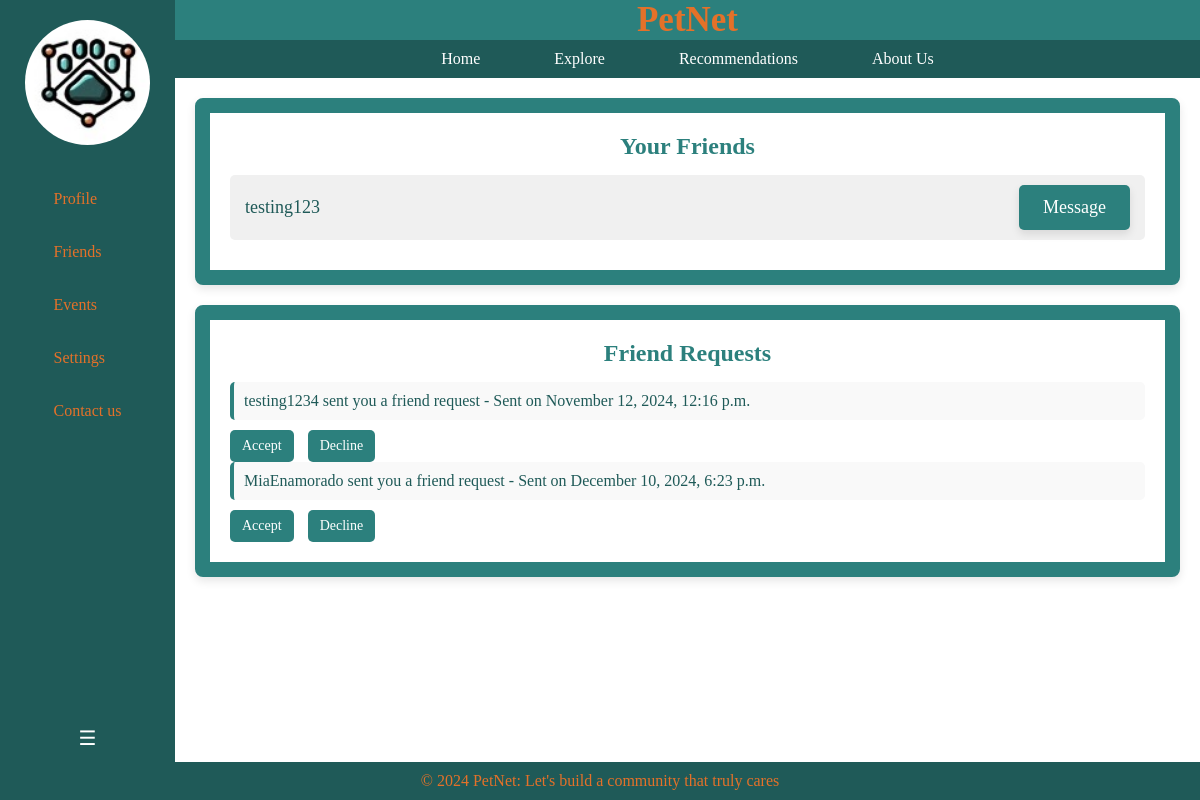
Screenshot of /friends/ (signed in) with the database file from the repository.
### blog/models.py (models this page shows, shortened)
class FriendRequest(models.Model):
    sender = models.ForeignKey(User, related_name='sent_requests', on_delete=models.CASCADE)
    receiver = models.ForeignKey(User, related_name='received_requests', on_delete=models.CASCADE)
    is_active = models.BooleanField(default=True)
    timestamp = models.DateTimeField(auto_now_add=True)

### blog/views.py (the view)
# urls.py: path('friends/', views.friends_and_requests, name='friends'),
@login_required
def friends_and_requests(request):
    try:
        friend_list = FriendList.objects.get(user=request.user).friends.all()
    except FriendList.DoesNotExist:
        friend_list = []
    friend_requests = FriendRequest.objects.filter(receiver=request.user, is_active=True)
    return render(request, 'blog/friends.html', {
        'friends': friend_list,
        'friend_requests': friend_requests
    })

### blog/templates/blog/friends.html (shortened to what this page needs)
<!DOCTYPE html>
<html lang="en">
<head>
    {% load static %}
    <link rel="stylesheet" type="text/css" href="{% static 'css/friends.css' %}">
</head>
<body>
    <header>
        PetNet
    </header>
    <nav>
        <div>
        <button class="no-frame"><a href="{% url 'home' %}">Home</a></button>
        <button class="no-frame"><a href="{% url 'search_friends' %}">Explore</a></button>
        <button class="no-frame"><a href="{% url 'recommendation' %}">Recommendations</a></button>
        <button class="no-frame"><a href="{% url 'about' %}">About Us</a></button>
        </div>
    </nav>
    <div class="sidebar">
        <a href="{% url 'home' %}">
             <img src="{% static 'images/BannerLogo_2.jpg' %}" alt="PetNet Logo" class="sidebar-logo">
        </a>
        <ul>
            <li><button class="no-frame"><a href="{% url 'profile' %}">Profile</a></button></li>
            <li><button class="no-frame"><a href="{% url 'friends' %}">Friends</a></button></li>
            <li><button class="no-frame"><a href="{% url 'events' %}">Events</a></button></li>
            <li><button class="no-frame"><a href="{% url 'settings' %}">Settings</a></button></li>
            <li><button class="no-frame"><a href="{% url 'contact' %}">Contact us</a></button></li>
        </ul>
        <button id="toggle-sidebar" onclick="toggleSidebar()">☰</button>
    </div>
     <main class="content">
    <section class="friends-container">
        <h1>Your Friends</h1>
        <ul class="friends-list">
            {% for friend in friends %}
                <li>
                    {{ friend.username }}
                     <div class="message-button-container">
                          <button class="message-button" onclick="window.location.href='{% url 'messages_view' friend.id %}'">Message</button>
                     </div>
                </li>
            {% empty %}
                <p>No friends yet.</p>
            {% endfor %}
        </ul>
    </section>
    <section class="requests-container">
        <h1>Friend Requests</h1>
        <div class="friend-requests">
            {% for request in friend_requests %}
                <p>{{ request.sender.username }} sent you a friend request - Sent on {{ request.timestamp|date:"F j, Y, g:i a" }}</p>
                <a href="{% url 'accept_friend_request' request.id %}" class="request-btn">Accept</a>
                <a href="{% url 'decline_friend_request' request.id %}" class="request-btn">Decline</a>
            {% empty %}
                <p>No requests yet.</p>
            {% endfor %}
        </div>
    </section>
</main>
<footer>
         <p>&copy; 2024 PetNet: Let's build a community that truly cares</p>
     </footer>
</body>
</html>

### blog/static/css/friends.css (style rules this page uses)
* { margin: 0; padding: 0; box-sizing: border-box; }
body { font-family: 'Comic Sans MS', cursive; background-color: #ffffff; color: #ffffff; }
header { background-color: #2C807D; padding: 0; height: auto; text-align: center; font-size: 35px; color: #E47129; font-family: 'Comic Sans MS', cursive; font-weight: bold; width: calc(100% - 175px); margin-left: 175px; margin-bottom: 0; display: flex; align-items: center; justify-content: center; transition: margin 0.3s ease, width 0.3s ease; }
nav { background-color: #1f5a58; padding: 0; height: auto; display: flex; justify-content: center; align-items: center; margin-left: 175px; width: calc(100% - 175px); transition: margin 0.3s ease, width 0.3s ease; box-sizing: border-box; }
nav a { color: #fff; margin: 0 15px; font-family: 'Comic Sans MS', cursive; text-decoration: none; }
.sidebar { background-color: #1f5a58; width: 175px; height: 100vh; position: fixed; top: 0; left: 0; padding: 20px; display: flex; flex-direction: column; align-items: center; transition: width 0.3s ease; }
.sidebar-logo { width: 125px; height: auto; margin-bottom: 20px; display: block; border-radius: 50%; object-fit: cover; }
#toggle-sidebar { background: none; border: none; color: #ffffff; font-size: 20px; cursor: pointer; margin-bottom: 30px; margin-top: auto; }
.sidebar ul { list-style-type: none; flex-grow: 1; }
.sidebar ul li { margin: 15px 0; }
.sidebar ul li a { color: #E47129; text-decoration: none; font-family: 'Comic Sans MS', cursive; }
.content { margin-left: 175px; padding: 20px; display: flex; flex-direction: column; align-items: center; }
.friends-container, .requests-container { max-width: 1000px; width: 100%; background-color: #ffffff; border: 15px solid #2C807D; border-radius: 8px; padding: 20px; margin-bottom: 20px; box-shadow: 0 4px 10px rgba(0, 0, 0, 0.1); }
.friends-container h1, .requests-container h1 { font-size: 24px; color: #2C807D; text-align: center; margin-bottom: 15px; }
.friends-list { list-style-type: none; padding: 0; margin: 0; }
.friends-list li { background-color: #f0f0f0; color: #1f5a58; padding: 10px 15px; margin-bottom: 10px; border-radius: 5px; font-size: 18px; display: flex; align-items: center; justify-content: space-between; }
.friend-requests p { color: #1f5a58; font-size: 16px; padding: 10px; background-color: #f9f9f9; border-left: 4px solid #2C807D; border-radius: 5px; margin-bottom: 10px; display: flex; align-items: center; justify-content: space-between; }
.request-btn { display: inline-block; background-color: #2C807D; color: #ffffff; text-decoration: none; padding: 8px 12px; margin-right: 10px; border-radius: 5px; font-size: 14px; margin-left: auto; }
.message-button { background-color: #2C807D; color: #ffffff; border: none; padding: 12px 24px; font-size: 18px; font-family: 'Comic Sans MS', cursive; border-radius: 5px; cursor: pointer; transition: background-color 0.3s ease; box-shadow: 0 4px 8px rgba(0, 0, 0, 0.1); margin-left: auto; }
footer { background-color: #1f5a58; color: #E47129 ; text-align: center; padding: 10px; position: fixed; bottom: 0; width: 100%; }
.no-frame { background-color: transparent; border: none; padding: 10px 20px; font-size: 16px; cursor: pointer; }
.no-frame a { text-decoration: none; color: #ffffff; }

### rows the page displays
FriendRequest: sender.username "testing1234", timestamp "November 12, 2024, 12:16 p.m."
FriendRequest: sender.username "MiaEnamorado", timestamp "December 10, 2024, 6:23 p.m."

### other values shown
{{ friend.username }} "testing123"
